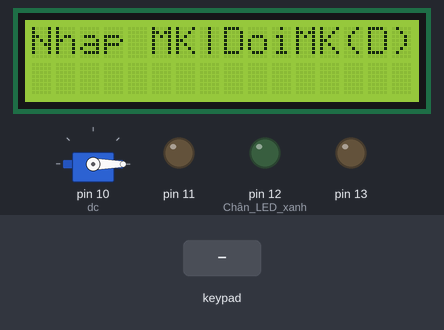
A sketch run on a simulated Arduino Uno, built with avr-gcc and run on an emulated ATmega328P. On the bench: servo, 16×2 character LCD, output pins drawn as LEDs (lit = HIGH). Dashed ring = blinking. Inputs (shaded band) come from the test bench.

Above: at 1.2 s.
1.3 s: keypad keys 2 3 4 5 D pressed 0.4 s apart
At 4.5 s:
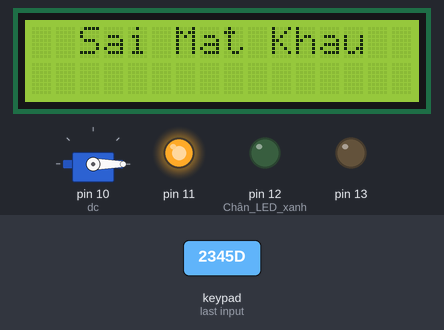
4.8 s: keypad keys 4 4 4 4 pressed 0.4 s apart
At 6.74 s:
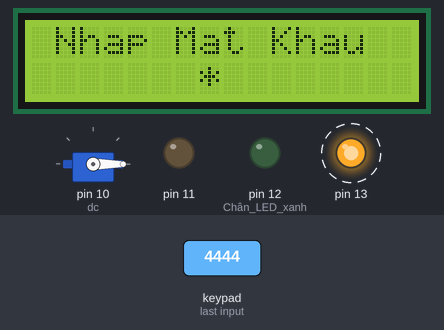
7.9 s: key '1' pressed
10.9 s: keypad keys 4 4 4 4 # pressed 0.4 s apart
At 14.3 s:
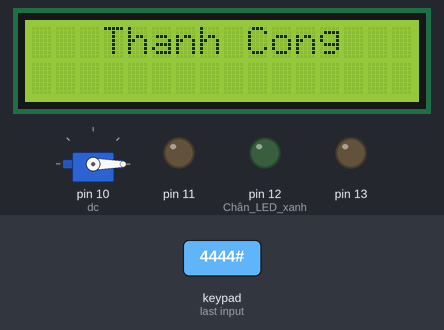
14.4 s: key 'A' pressed
17.4 s: key 'B' pressed
At 17.93 s:
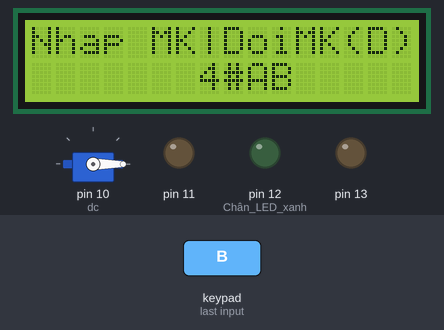
Timing chart, 0 to 22.0 s (numbered marks = the images above; inputs shaded):
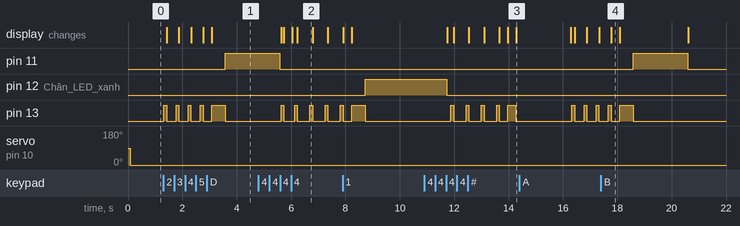

The sketch:

Khoa_Cua_Servo.ino
```cpp
#include "Servo.h"
Servo dc;
#include "Keypad.h"
#include "LiquidCrystal_I2C.h"

LiquidCrystal_I2C lcd(0x27, 16, 2); // Khởi tạo LCD với địa chỉ I2C 0x27, kích thước 16x2
byte colpin[4] = {2, 3, 4, 5}; // Chân kết nối cột của keypad
byte rowpin[4] = {6, 7, 8, 9}; // Chân kết nối hàng của keypad
char keys[4][4] = { // Mảng ký tự của keypad
  {'1', '2', '3', 'A'},
  {'4', '5', '6', 'B'},
  {'7', '8', '9', 'C'},
  {'*', '0', '#', 'D'}
};
char matkhau[] = {'4', '4', '4', '4'}; // Mật khẩu gốc
char nhap[4]; // Mảng lưu trữ các ký tự nhập vào
int viTri = 0; // Biến đếm vị trí nhập ký tự
Keypad kytu = Keypad(makeKeymap(keys), rowpin, colpin, 4, 4); // Khởi tạo keypad

void setup() {
  Serial.begin(9600);
  dc.attach(10); // Gán servo vào chân 10
  lcd.init();
  lcd.backlight();
  pinMode(11, OUTPUT); // Chân LED đỏ
  pinMode(12, OUTPUT); // Chân LED xanh
  pinMode(13,OUTPUT);
  dc.write(0);
}

void coi(int h){
 for(int i=0;i<h;i++){
  digitalWrite(13,HIGH);
  delay(100);
  digitalWrite(13,LOW);}
}
void key44() {
  char giatri = kytu.getKey(); // Đọc giá trị từ keypad
  lcd.setCursor(0, 0);
  lcd.print("Nhap MK|DoiMK(D)");

  if (giatri) { // Nếu nhấn phím
   coi(1);
    lcd.setCursor(viTri + 7, 1);
    lcd.print(giatri);
    nhap[viTri] = giatri;
    viTri++;
    delay(300);

    if (viTri == 4) { // Nếu nhập đủ 4 ký tự
      if (nhap[0] == matkhau[0] && nhap[1] == matkhau[1] && nhap[2] == matkhau[2] && nhap[3] == matkhau[3]) { // Kiểm tra mật khẩu
        lcd.clear();
        lcd.setCursor(1, 0);
        lcd.print("Mat Khau Dung");
        dc.write(180); // Mở cửa
       coi(5);
        digitalWrite(12, HIGH); // Bật đèn xanh
        delay(3000);
        digitalWrite(12, LOW); // Tắt đèn xanh
        dc.write(0);
        lcd.clear();
        viTri = 0;
      } else {
        lcd.clear();
        lcd.setCursor(2, 0);
        lcd.print("Sai Mat Khau");
         coi(5);
        digitalWrite(11, HIGH); // Bật đèn đỏ
        delay(2000);
        digitalWrite(11, LOW); // Tắt đèn đỏ
        viTri = 0;
      }
    }

    if (giatri == 'D' && viTri == 1) { // Nếu nhấn phím 'D' để đổi mật khẩu
      viTri = 0;
      lcd.clear();
      lcd.setCursor(1, 0);
      lcd.print("Nhap Mat Khau");
      while (viTri < 4) {
        char mk = kytu.getKey();
        if (mk) {
           coi(1);
          lcd.setCursor(viTri + 7, 1);
          lcd.print('*'); // Hiển thị ký tự *
          nhap[viTri] = mk;
          viTri++;
          delay(300);
        }
      }
      if (nhap[0] == matkhau[0] && nhap[1] == matkhau[1] && nhap[2] == matkhau[2] && nhap[3] == matkhau[3]) {
        lcd.clear();
        lcd.setCursor(1, 0);
        lcd.print("Mat Khau Dung");
         coi(5);
        digitalWrite(12, HIGH); // Bật đèn xanh
        delay(3000);
        digitalWrite(12, LOW); // Tắt đèn xanh
        lcd.clear();
        viTri = 0;
        lcd.setCursor(2, 0);
        lcd.print("Nhap Key Moi");
        for (int i = 0; i < 4; i++) {
          while (true) {
            char chon = kytu.getKey();
            if (chon) {
               coi(1);
              lcd.setCursor(i + 7, 1);
              lcd.print('*');
              delay(300);// Hiển thị ký tự *
              matkhau[i] = chon; // Cập nhật mật khẩu mới
              break;
            }
          }
        }
        lcd.clear();
        lcd.setCursor(3, 0);
         coi(3);
        lcd.print("Thanh Cong");
        delay(2000);
        viTri = 0;
      } else {
        lcd.clear();
        lcd.setCursor(1, 0);
         coi(3);
        lcd.print("Sai Mat Khau");
        delay(2000);
        viTri = 0;
      }
    }
  }
}

void loop() {
  key44();

}
```

Measured:
- after the input at 1.3 s, pin 11: LOW → HIGH after 2.3 s; pin 13: goes 4 × (HIGH 0.10 s, LOW 0.35 s), HIGH 0.50 s, then LOW, starting at once; the display: first changes after 0.12 s (image 1 shows a later state)
- after the input at 4.8 s, the display: first differs from a run without the input after 1.4 s (image 2)
- after the input at 10.9 s, the display: first differs from a run without the input after 1.6 s (image 3 shows a later state)
- after the input at 17.4 s, pin 11: LOW → HIGH after 1.2 s, → LOW 2.0 s later; pin 13: LOW → HIGH after 0.28 s, → LOW 0.10 s later, → HIGH 0.32 s later, → LOW 0.50 s later; the display: changes after 0.38 s (image 4)
- what the display in image 2 shows lasts 0.6 s, from 6.2 s to 6.8 s
